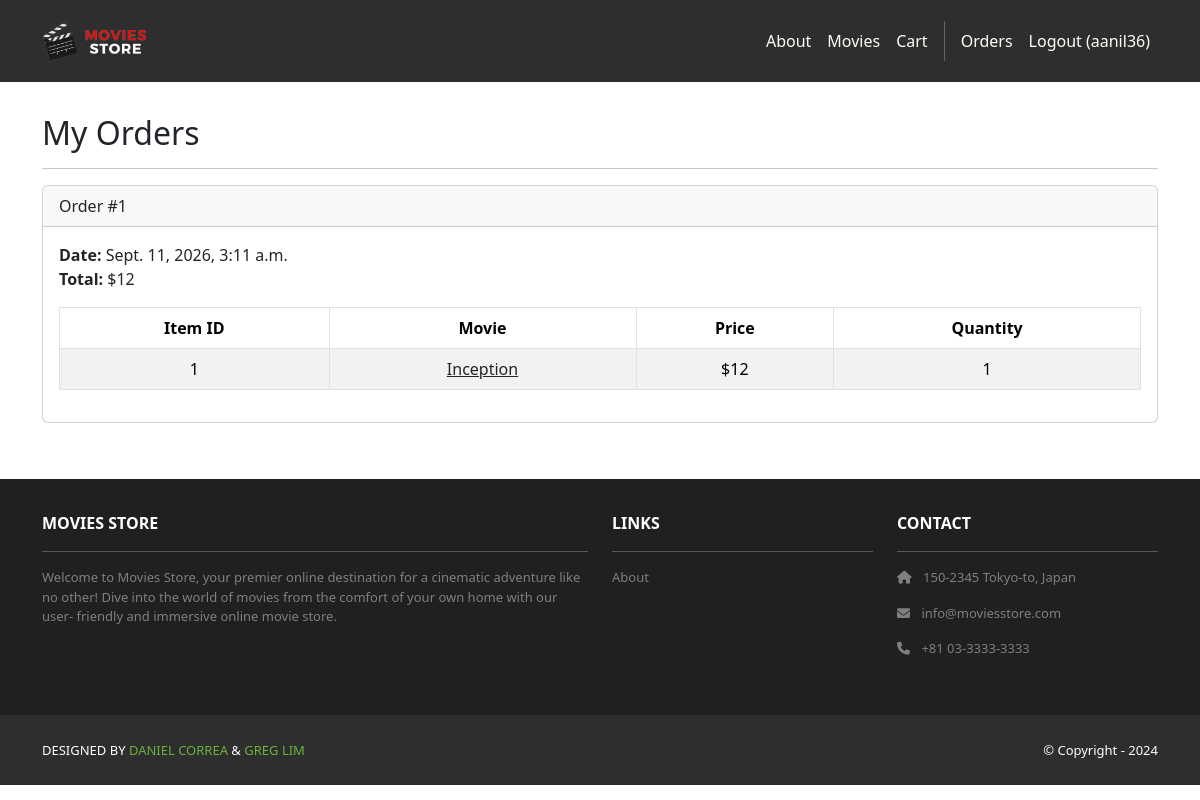
/accounts/orders/ (signed in), run on an earlier commit of the app's database.
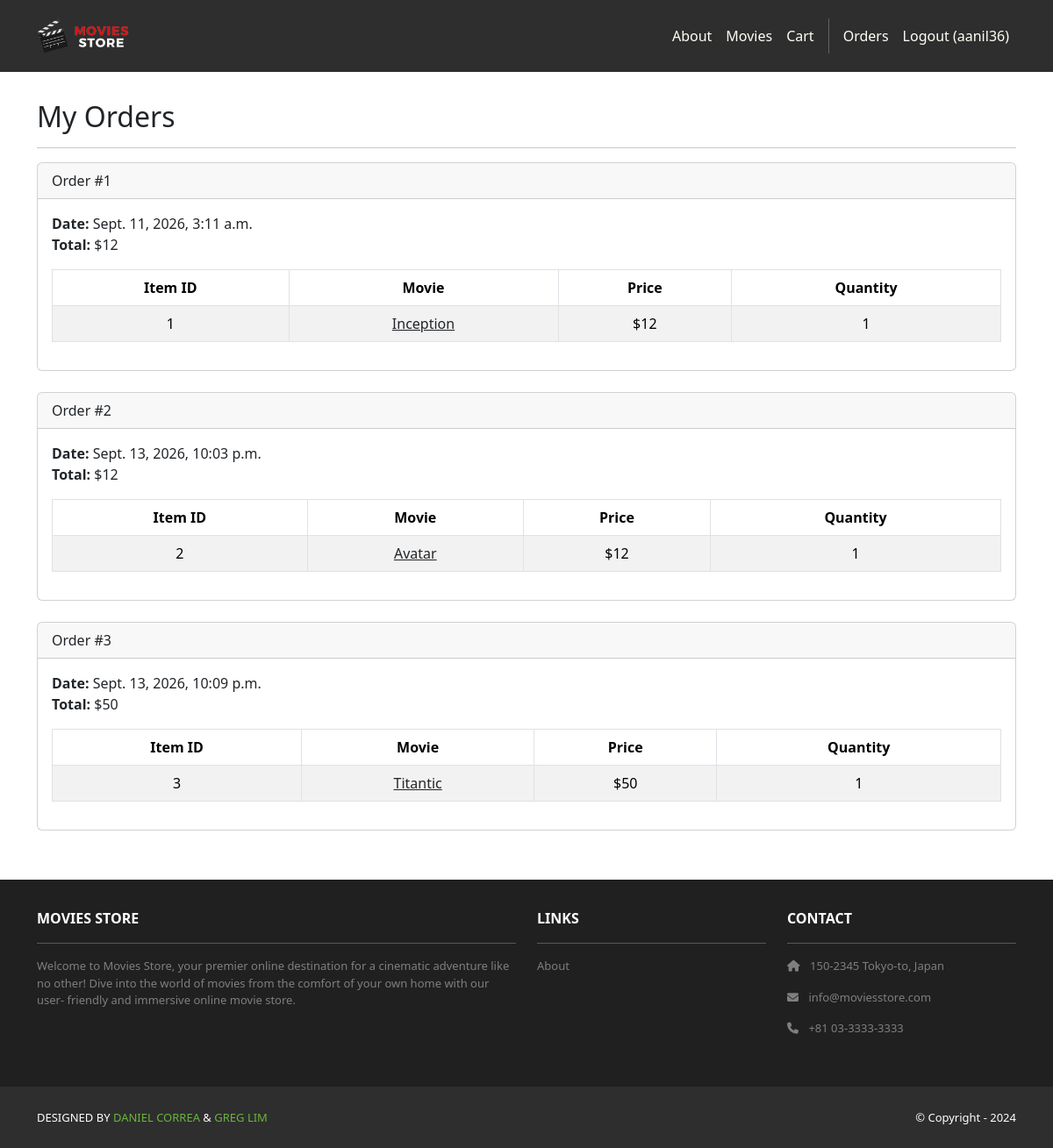
And on a later commit of the database.
### cart/models.py (models this page shows, shortened)
class Order(models.Model):
    id = models.AutoField(primary_key=True)
    total = models.IntegerField()
    date = models.DateTimeField(auto_now_add=True)
    user = models.ForeignKey(User,
        on_delete=models.CASCADE)

class Item(models.Model):
    id = models.AutoField(primary_key=True)
    price = models.IntegerField()
    quantity = models.IntegerField()
    order = models.ForeignKey(Order,
        on_delete=models.CASCADE)
    movie = models.ForeignKey(Movie,
        on_delete=models.CASCADE)

### movies/models.py (models this page shows, shortened)
class Movie(models.Model):
    id = models.AutoField(primary_key=True)
    name = models.CharField(max_length=255)
    price = models.IntegerField()
    description = models.TextField()
    image = models.ImageField(upload_to='movie_images/')

### accounts/views.py (the view)
# urls.py: path('orders/', views.orders, name='accounts.orders'),
@login_required
def orders(request):
    template_data = {}
    template_data['title'] = 'Orders'
    template_data['orders'] = request.user.order_set.all()
    return render(request, 'accounts/orders.html',
        {'template_data': template_data})

### accounts/templates/accounts/orders.html
{% extends 'base.html' %}
{% block content %}
<div class="p-3">
  <div class="container">
    <div class="row mt-3">
      <div class="col mx-auto mb-3">
        <h2>My Orders</h2>
        <hr />
        {% for order in template_data.orders %}
        <div class="card mb-4">
          <div class="card-header">
            Order #{{ order.id }}
          </div>
          <div class="card-body">
            <b>Date:</b> {{ order.date }}<br />
            <b>Total:</b> ${{ order.total }}<br />
            <table class="table table-bordered
              table-striped text-center mt-3">
              <thead>
                <tr>
                  <th scope="col">Item ID</th>
                  <th scope="col">Movie</th>
                  <th scope="col">Price</th>
                  <th scope="col">Quantity</th>
                </tr>
              </thead>
              <tbody>
                {% for item in order.item_set.all %}
                <tr>
                  <td>{{ item.movie.id }}</td>
                  <td>
                    <a class="link-dark"
                      href="{% url 'movies.show'
                      id=item.movie.id %}">
                      {{ item.movie.name }}
                    </a>
                  </td>
                  <td>${{ item.movie.price }}</td>
                  <td>{{ item.quantity }}</td>
                </tr>
                {% endfor %}
              </tbody>
            </table>
          </div>
        </div>
        {% endfor %}
      </div>
    </div>
  </div>
</div>
{% endblock content %}

What changed in the data, as far as the page shows it:
added Order: id "2", date "Sept. 13, 2026, 10:03 p.m.", total "12"
added Item: movie.id "2", movie.name "Avatar", movie.price "12", quantity "1"
added Order: id "3", date "Sept. 13, 2026, 10:09 p.m.", total "50"
added Item: movie.id "3", movie.name "Titantic", movie.price "50", quantity "1"
